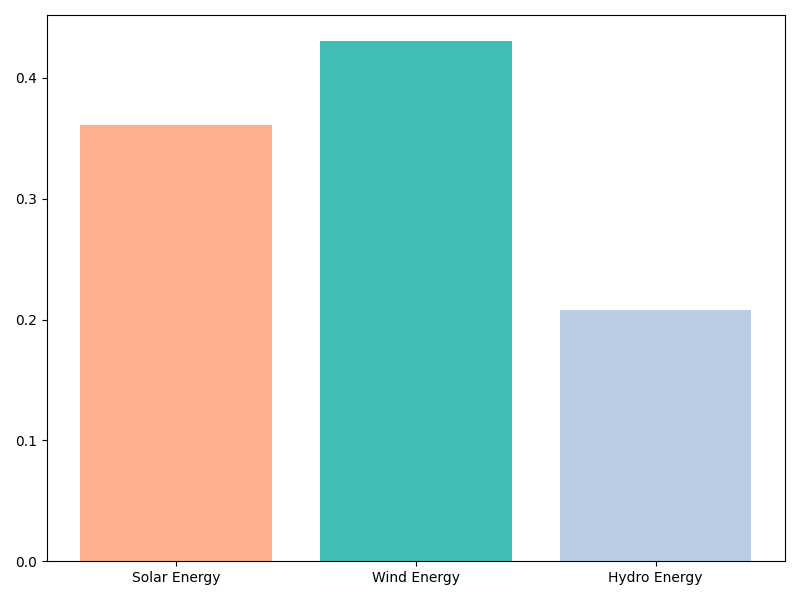

Reproduce this figure in Python.
import matplotlib.pyplot as plt
import numpy as np

# Data for energy production (in gigawatt hours, GWh) over the years for different renewable sources
years = np.arange(2010, 2021)

# Altered energy production data for each renewable source
solar_energy = [30, 70, 40, 110, 90, 60, 160, 50, 220, 190, 130]
wind_energy = [65, 20, 30, 50, 140, 35, 110, 95, 80, 125, 155]
hydro_energy = [50, 60, 70, 100, 105, 55, 90, 85, 95, 80, 75]

# Stack the data for area plotting
energy_data = np.vstack([solar_energy, wind_energy, hydro_energy])

# Plotting the stacked area chart
fig, ax = plt.subplots(figsize=(14, 8))

colors = ['#ffa07a', '#20b2aa', '#b0c4de']

ax.stackplot(years, energy_data, colors=colors, alpha=0.85)

ax.grid(True, linestyle='--', alpha=0.7)

plt.xticks(years, rotation=45, fontsize=12)
plt.yticks(fontsize=12)
plt.tight_layout()

# Second plot: Line chart showing the proportion of each energy source in 2020
fig, ax2 = plt.subplots(figsize=(8, 6))

# Calculate proportions with altered data
total_2020_energy = np.sum(np.array([solar_energy[-1], wind_energy[-1], hydro_energy[-1]]))
proportions = [solar_energy[-1]/total_2020_energy, wind_energy[-1]/total_2020_energy, hydro_energy[-1]/total_2020_energy]

ax2.bar(['Solar Energy', 'Wind Energy', 'Hydro Energy'], proportions, color=colors, alpha=0.85)

plt.tight_layout()
plt.show()
